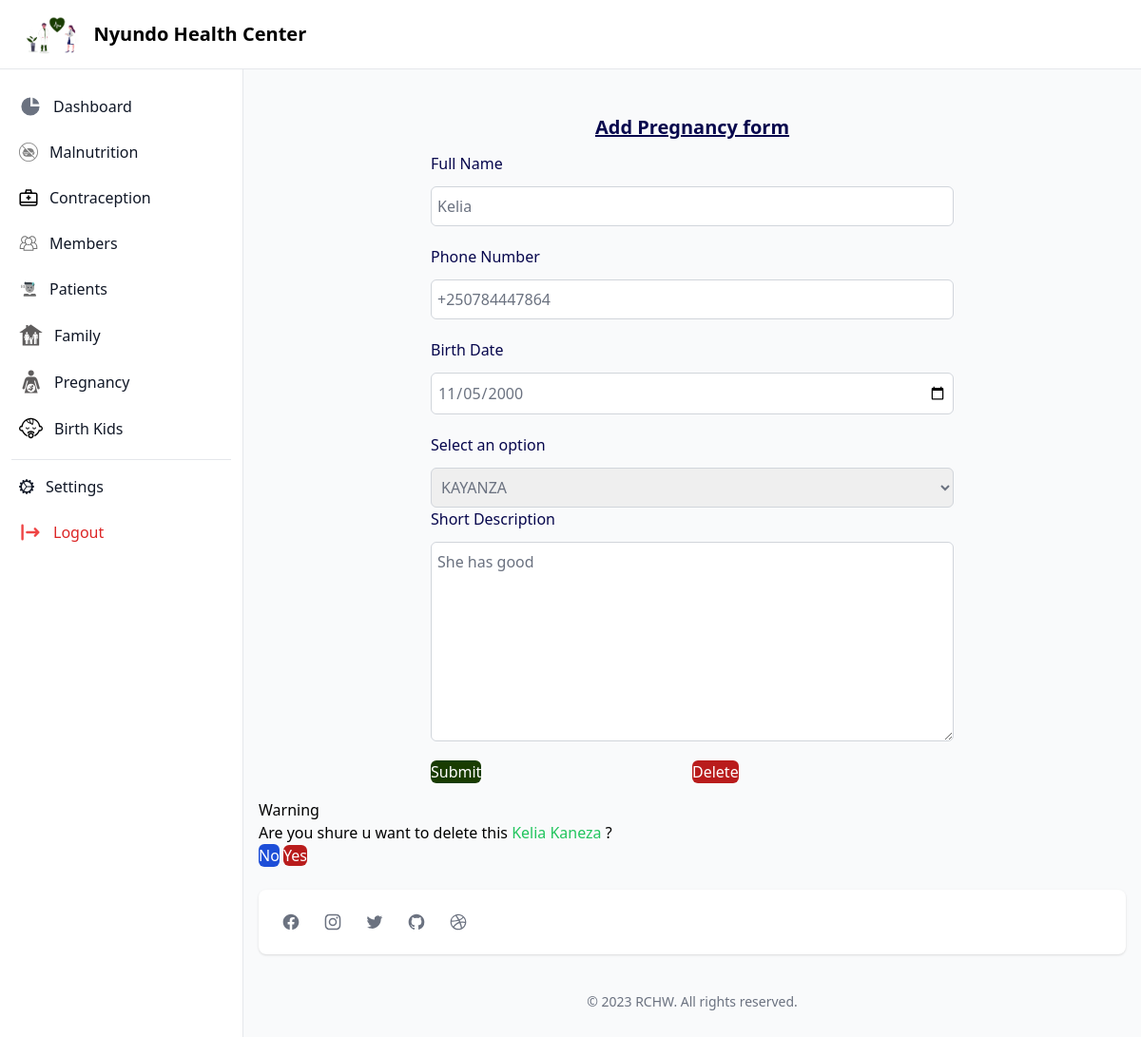
The app's page /edit-pregnancy/94a9b39a-448d-4d7a-a9c8-45d9595e6108/ (signed in) with its own data.
### accounts/models.py (models this page shows, shortened)
class User(AbstractBaseUser, PermissionsMixin):
    ADMIN="ADMIN"
    UMUJYANAMA="UMUJYANAMA"
    HC="HC"
    STAFF="STAFF"
    RSSB="RSSB"
    RAMA="RAMA"
    USER_TYPE_CHOICE = (
        (ADMIN,"Super User"),
        (STAFF,"Staff User"),
        (UMUJYANAMA,"Umujyana"),
        (HC,"Health Center"),
    )
    id = models.UUIDField(default=uuid.uuid4, primary_key=True, editable=False)
    email = models.EmailField("email address", max_length=255, unique=True,blank=True,null=True)
    full_name = models.CharField(_("full name"), max_length=100)
    username = models.CharField(_("username"), max_length=100, unique=True)
    phone_number = models.CharField(
        _("phone number"), max_length=255,unique=True
    )
    identification_number= models.CharField(_("identification_number"),max_length=255)
    user_type = models.CharField(
        _("user type"), choices=USER_TYPE_CHOICE, max_length=50, default=UMUJYANAMA
    )
    is_active = models.BooleanField(_("is active"), default=True)
    is_staff = models.BooleanField(_("staff"), default=False)
    is_first_login = models.BooleanField(_("staff"), default=True)
    admin = models.BooleanField(_("admin"), default=False)  # a admin
    created_on = models.DateTimeField(_("created on"), auto_now_add=True)
    objects = UserManager()
    USERNAME_FIELD = _("username")
    REQUIRED_FIELDS = ["email","full_name"]

class Village(models.Model):
    id = models.UUIDField(default=uuid.uuid4, primary_key=True, editable=False)
    name=models.CharField(max_length=50)
    sector=models.ForeignKey(Sector,on_delete=models.CASCADE,related_name='village')
    class Meta:
        verbose_name = _("Village")
        verbose_name_plural = _("Villages")
        ordering = ('name',)
    def __str__(self):
            return self.name

### healthCenter/models.py (models this page shows, shortened)
class Pregnancy(models.Model):
    id = models.UUIDField(default=uuid.uuid4, primary_key=True, editable=False)
    full_name=models.CharField(max_length=255)
    description= models.TextField(blank=True)
    phone=models.CharField(max_length=13)
    birth_date=models.DateTimeField(auto_now_add=False)
    village=models.ForeignKey(Village,related_name='pregant_village',on_delete=models.CASCADE)
    give_birth=models.BooleanField(default=False)
    clinic=models.ForeignKey(User,related_name='pregnancy_clinic',on_delete=models.CASCADE)
    vigirant=models.ForeignKey(User,on_delete=models.SET_NULL,related_name='vigitant_pregnancy',blank=True, null=True)
    is_valid= models.BooleanField(_("active"), default=True)
    created_on = models.DateTimeField(_("created on"), auto_now_add=True)
    class Meta:
        verbose_name = _("Pregnancy")
        verbose_name_plural = _("Pregnancies")
        ordering = ('created_on',)

### healthCenter/views.py (the view)
# urls.py: path('edit-pregnancy/<uuid:pk>/',edit_pregnancy,name="edit_pregnancy"),
def edit_pregnancy(request,pk):
    try:
        all_mal=Pregnancy.objects.get(id=pk)
        form=PregnancyForm(instance=all_mal)
        context={
        "inst":all_mal,
        'form':form
         }
        if request.method=='POST':
            form=PregnancyForm(request.POST,instance=all_mal)
            if form.is_valid():
                form.save(commit=True)
                messages.success(request, 'Updated successful')
    except Pregnancy.DoesNotExist:
        pass
    return render(request,'healtfeature/editPregnancy.html',context)

### healthCenter/forms.py
class PregnancyForm(forms.ModelForm):
    class Meta:
        model = Pregnancy
        fields = ('full_name','description','phone','birth_date','village','vigirant')

### healthCenter/templates/healtfeature/editPregnancy.html (shortened to what this page needs)
{% extends 'base/healthCenter/base.html'%}
{% block css%}
<link rel="stylesheet" href="https://cdn.jsdelivr.net/npm/uikit@3.16.24/dist/css/uikit.min.css" />
{%endblock%}
{% block main%}
<section class="container px-4 mx-auto mt-10">
<div class="flex items-center justify-center p-4">
    <div class="mx-auto w-full max-w-[550px]">
        <form method="POST">
            <h4 class="mb-3 block text-[#07074D] font-bold underline text-xl text-center">Add Pregnancy form</h3>
            <div class="mb-5">
              <label
                for="name"
                class="mb-3 block text-base font-medium text-[#07074D]"
              >
               Full Name
              </label>
              <input
                type="text"
                name="full_name"
                id="name"
                placeholder="Kamali Florb"
                value={{inst.full_name}}
                class="w-full block w-full rounded-md border border-gray-300 focus:border-green-700 focus:outline-none focus:ring-1 focus:ring-green-700 py-2 px-1.5 text-gray-500 focus:shadow-md"
               required
                />
            </div>
            <div class="mb-5">
                <label
                  for="name"
                  class="mb-3 block text-base font-medium text-[#07074D]"
                >
                Phone Number
                </label>
                <input
                  type="text"
                  name="phone"
                  id="name"
                  placeholder="07..."
                  value={{inst.phone}}
                  required
                  class="w-full block w-full rounded-md border border-gray-300 focus:border-green-700 focus:outline-none focus:ring-1 focus:ring-green-700 py-2 px-1.5 text-gray-500 focus:shadow-md"            />
              </div>
              <div class="mb-5">
                <label
                  for="name"
                  class="mb-3 block text-base font-medium text-[#07074D]"
                >
                 Birth Date
                </label>
                <input
                  type="date"
                  name="birth_date"
                  id="name"
                  placeholder="Kamikazi"
                  required
                  value="{{inst.birth_date|date:"Y-m-d" }}"
                  class="w-full block w-full rounded-md border border-gray-300 focus:border-green-700 focus:outline-none focus:ring-1 focus:ring-green-700 py-2 px-1.5 text-gray-500 focus:shadow-md"            />
              </div>
                  <div class="max-w-2xl mx-auto my-4">
                    <label for="countries" class="mb-3 block text-base font-medium text-[#07074D]">Select an option</label>
                        <select
                        name="village"
                        id="countries" class="w-full block w-full rounded-md border border-gray-300 focus:border-green-700 focus:outline-none focus:ring-1 focus:ring-green-700 py-2 px-1.5 text-gray-500 focus:shadow-md">
                        {%for dt in form.village%}
                        {{dt}}
                        {%endfor%}
                    </select>
                    <div class="mb-5">
                        <label
                          for="name"
                          class="mb-3 block text-base font-medium text-[#07074D]"
                        >
                         Short Description
                        </label>
                        <textarea
                          name="description"
                         rows="8"
                          class="w-full block w-full rounded-md border border-gray-300 focus:border-green-700 focus:outline-none focus:ring-1 focus:ring-green-700 py-2 px-1.5 text-gray-500 focus:shadow-md"
                        >{{inst.description}}</textarea>
                      </div>
                </div>
            <div>
           <div class="flex flex-wrap">
            <div class="w-1/2">   <button
                class="uk-button  text-center text-white AppBgColor rounded-md"
              >
                Submit
              </button></div>
              <div class="w-1/2">
                <button class="uk-button bg-red-700 text-white hover:bg-red-500 rounded-md" type="button" uk-toggle="target: #modal-example">Delete</button>
            </div>
           </div>
            </div>
          </form>
    </div>
  </div>
  <div id="modal-example" uk-modal>
    <div class="uk-modal-dialog uk-modal-body">
        <h2 class="uk-modal-title">Warning</h2>
        <p>Are you shure  u want to delete this <span class="text-green-500">{{inst.full_name}}</span> ?</p>
        <p class="uk-text-right">
            <button class="uk-button bg-blue-700 hover:bg-blue-500 text-white rounded-md uk-modal-close" type="button">No</button>
            <a href="{% url 'delete_pregnancy' inst.id %}" class="uk-button bg-red-700 hover:bg-red-500 text-white rounded-md" type="button">Yes</a>
        </p>
    </div>
</div>
</section>
{%endblock%}

### templates/base/healthCenter/base.html (shortened to what this page needs)
{%load static%}
{% if request.user.user_type == 'HC'%}
<!doctype html>
<html>
<head>
  <script src="https://cdn.tailwindcss.com"></script>
  <link rel="stylesheet" href="https://cdn.jsdelivr.net/npm/uikit@3.16.23/dist/css/uikit.min.css" />
 {% block css%}{%endblock%}
</head>
<body>
<div>
    <nav class="bg-white border-b border-gray-200 fixed z-30 w-full">
       <div class="px-3 py-3 lg:px-5 lg:pl-3">
          <div class="flex items-center justify-between">
             <div class="flex items-center justify-start">
                <div  class="text-xl font-bold flex items-center lg:ml-2.5">
                <img src={%static  'images/undraw_medicine_b1ol.png'%} class="h-12 mr-2" alt="Windster Logo">
                <span class="self-center whitespace-nowrap">{{request.user.full_name}}</span>
                </div>
             </div>
          </div>
       </div>
    </nav>
    <div class="flex overflow-hidden bg-white pt-16">
       <aside id="sidebar" class="fixed hidden z-20 h-full top-0 left-0 pt-16 flex lg:flex flex-shrink-0 flex-col w-64 transition-width duration-75" aria-label="Sidebar">
          <div class="relative flex-1 flex flex-col min-h-0 border-r border-gray-200 bg-white pt-0">
             <div class="flex-1 flex flex-col pt-5 pb-4 overflow-y-auto">
                <div class="flex-1 px-3 bg-white divide-y space-y-1">
                   <ul class="space-y-2 pb-2">
                      <li>
                         <a href={% url 'home_health_center' %} class="text-base text-gray-900 font-normal rounded-lg flex items-center p-2 hover:bg-gray-100 group">
                            <svg class="w-6 h-6 text-gray-500 group-hover:text-gray-900 transition duration-75" fill="currentColor" viewBox="0 0 20 20" xmlns="http://www.w3.org/2000/svg">
                               <path d="M2 10a8 8 0 018-8v8h8a8 8 0 11-16 0z"></path>
                               <path d="M12 2.252A8.014 8.014 0 0117.748 8H12V2.252z"></path>
                            </svg>
                            <span class="ml-3">Dashboard</span>
                         </a>
                      </li>
                      <li>
                         <a href="{% url 'malnutrition'%}"  class="text-base text-gray-900 font-normal rounded-lg hover:bg-gray-100 flex items-center p-2 group ">
                            <span class="ml-3 flex-1 whitespace-nowrap">Malnutrition</span>
                         </a>
                      </li>
                      <li>
                         <a href={% url 'contraception'%}  class="text-base text-gray-900 font-normal rounded-lg hover:bg-gray-100 flex items-center p-2 group ">
                            <span class="ml-3 flex-1 whitespace-nowrap">Contraception</span>
                         </a>
                      </li>
                      <li>
                         <a href={% url 'members' %} class="text-base text-gray-900 font-normal rounded-lg hover:bg-gray-100 flex items-center p-2 group ">
                            <span class="ml-3 flex-1 whitespace-nowrap">Members</span>
                         </a>
                      </li>
                      <li>
                         <a href={% url 'patient'%} class="text-base text-gray-900 font-normal rounded-lg hover:bg-gray-100 flex items-center p-2 group ">
                            <span class="ml-3 flex-1 whitespace-nowrap">Patients</span>
                         </a>
                      </li>
                      <li>
                        <a href={% url 'house_hold'%} class="text-base text-gray-900 font-normal rounded-lg hover:bg-gray-100 flex items-center p-2 group ">
                           <span class="ml-3 flex-1 whitespace-nowrap">Family</span>
                        </a>
                     </li>
                     <li>
                        <a href={% url 'pregnancy_woman'%} class="text-base text-gray-900 font-normal rounded-lg hover:bg-gray-100 flex items-center p-2 group ">
                           <span class="ml-3 flex-1 whitespace-nowrap">Pregnancy</span>
                        </a>
                     </li>
                     <li>
                        <a href={% url 'birth_child'%} class="text-base text-gray-900 font-normal rounded-lg hover:bg-gray-100 flex items-center p-2 group ">
                           <span class="ml-3 flex-1 whitespace-nowrap">Birth Kids</span>
                        </a>
                     </li>
                   </ul>
                   <div class="space-y-2 pt-2">
                      <a href="{% url 'settings_user'%}"  class="text-base text-gray-900 font-normal rounded-lg hover:bg-gray-100 group transition duration-75 flex items-center p-2">
                         <span class="ml-3">Settings</span>
                      </a>
                      <a href="{% url 'logout'%}" class="text-base text-red-600 font-normal rounded-lg hover:bg-gray-100 flex items-center p-2 group ">
                        <span class="ml-3 flex-1  whitespace-nowrap">Logout</span>
                     </a>
                   </div>
                </div>
             </div>
          </div>
       </aside>
       <div id="main-content" class="h-full w-full bg-gray-50 relative overflow-y-auto lg:ml-64">
         {% block main %}{% endblock%}
          <footer class="bg-white md:flex md:items-center md:justify-between shadow rounded-lg p-4 md:p-6 xl:p-8 my-6 mx-4">
             <div class="flex sm:justify-center space-x-6">
                <a href="#" class="text-gray-500 hover:text-gray-900">
                </a>
                <a href="#" class="text-gray-500 hover:text-gray-900">
                </a>
                <a href="#" class="text-gray-500 hover:text-gray-900">
                </a>
                <a href="#" class="text-gray-500 hover:text-gray-900">
                </a>
                <a href="#" class="text-gray-500 hover:text-gray-900">
                </a>
             </div>
          </footer>
          <p class="text-center text-sm text-gray-500 my-10">
             &copy; 2023 <a href="#" class="hover:underline" target="_blank">RCHW</a>. All rights reserved.
          </p>
       </div>
    </div>
 </div>
</body>
</html>
{%endif%}

### templates/base/healthCenter/base.html (style rules this page uses)
.AppBgColor { background-color:#193c02; }

### records on screen
User: user.full_name "Nyundo Health Center"
Pregnancy: full_name "Kelia", phone "+250784447864", birth_date "11/05/2000", village "KAYANZA", description "She has good", full_name "Kelia Kaneza"
